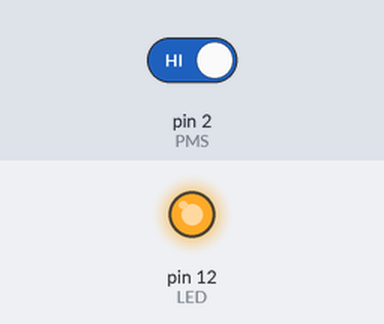
A sketch run on a simulated Arduino Uno, built with avr-gcc and run on an emulated ATmega328P. On the bench: output pins drawn as LEDs (lit = HIGH). Inputs (shaded band) come from the test bench; at power-on: pin 2 (PMS) HIGH. What the sketch prints to the serial monitor is not drawn.

Above: at 1.2 s.
1.3 s: pin 2 (PMS) driven LOW
At 2.1 s:
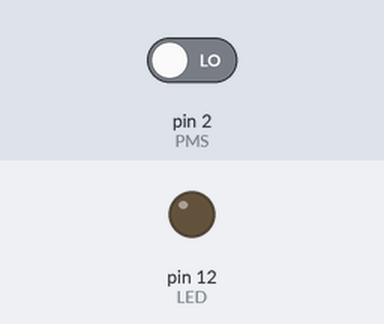
2.8 s: pin 2 (PMS) driven HIGH
At 3.3 s:
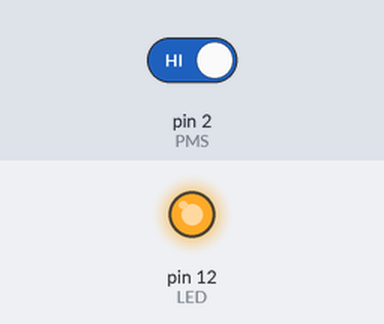
Timing chart, 0 to 5.8 s (numbered marks = the images above; inputs shaded):
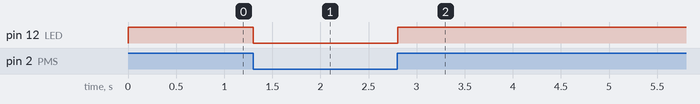

Measured:
- after the input at 1.3 s, pin 12 (LED): HIGH → LOW at once
- after the input at 2.8 s, pin 12 (LED): LOW → HIGH at once

The sketch:

led_pms.ino
```cpp
#define PMS 2 // Pin for signal from Photomicrosensor
#define LED 12

void setup() {
Serial.begin(9600);
pinMode(PMS, INPUT);
pinMode(LED, OUTPUT);
}
void loop() {
boolean x = digitalRead(PMS);
if (x== 0)
{digitalWrite(LED,0);
}
else
{ digitalWrite(LED,1);
 }
Serial.println(x);
}
```
